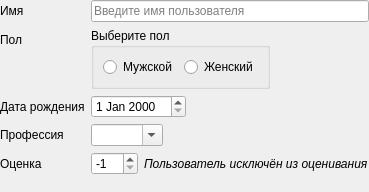
<?xml version="1.0" encoding="UTF-8"?>
<ui version="4.0">
 <class>PersonalDataForm</class>
 <widget class="QWidget" name="PersonalDataForm">
  <property name="geometry">
   <rect>
    <x>0</x>
    <y>0</y>
    <width>346</width>
    <height>192</height>
   </rect>
  </property>
  <property name="windowTitle">
   <string>Form</string>
  </property>
  <layout class="QFormLayout" name="formLayout">
   <property name="leftMargin">
    <number>0</number>
   </property>
   <property name="topMargin">
    <number>0</number>
   </property>
   <property name="rightMargin">
    <number>0</number>
   </property>
   <property name="bottomMargin">
    <number>0</number>
   </property>
   <item row="1" column="1">
    <widget class="QLineEdit" name="nameLineEdit">
     <property name="placeholderText">
      <string>Введите имя пользователя</string>
     </property>
    </widget>
   </item>
   <item row="3" column="1">
    <layout class="QHBoxLayout" name="genderHorizontalLayout">
     <property name="spacing">
      <number>0</number>
     </property>
     <item>
      <widget class="QGroupBox" name="genderGroupBox">
       <property name="title">
        <string>Выберите пол</string>
       </property>
       <layout class="QHBoxLayout" name="horizontalLayout_2">
        <item>
         <widget class="QRadioButton" name="maleRadioButton">
          <property name="text">
           <string>Мужской</string>
          </property>
         </widget>
        </item>
        <item>
         <widget class="QRadioButton" name="femaleRadioButton">
          <property name="text">
           <string>Женский</string>
          </property>
         </widget>
        </item>
       </layout>
      </widget>
     </item>
     <item>
      <spacer name="horizontalSpacer_4">
       <property name="orientation">
        <enum>Qt::Horizontal</enum>
       </property>
       <property name="sizeHint" stdset="0">
        <size>
         <width>40</width>
         <height>20</height>
        </size>
       </property>
      </spacer>
     </item>
    </layout>
   </item>
   <item row="5" column="1">
    <layout class="QHBoxLayout" name="birtdateHorizontalLayout">
     <property name="spacing">
      <number>0</number>
     </property>
     <item>
      <widget class="QDateEdit" name="birthdateEdit"/>
     </item>
     <item>
      <spacer name="horizontalSpacer">
       <property name="orientation">
        <enum>Qt::Horizontal</enum>
       </property>
       <property name="sizeHint" stdset="0">
        <size>
         <width>40</width>
         <height>20</height>
        </size>
       </property>
      </spacer>
     </item>
    </layout>
   </item>
   <item row="7" column="1">
    <layout class="QHBoxLayout" name="professionHorizontalLayout" stretch="0,0">
     <property name="spacing">
      <number>0</number>
     </property>
     <item>
      <widget class="QComboBox" name="professionComboBox">
       <property name="toolTip">
        <string>Если нет подходящей профессии - введите свою</string>
       </property>
       <property name="editable">
        <bool>true</bool>
       </property>
      </widget>
     </item>
     <item>
      <spacer name="horizontalSpacer_2">
       <property name="orientation">
        <enum>Qt::Horizontal</enum>
       </property>
       <property name="sizeHint" stdset="0">
        <size>
         <width>40</width>
         <height>20</height>
        </size>
       </property>
      </spacer>
     </item>
    </layout>
   </item>
   <item row="9" column="1">
    <layout class="QHBoxLayout" name="assessmentHorizontalLayout">
     <property name="spacing">
      <number>6</number>
     </property>
     <item>
      <widget class="QSpinBox" name="assessmentSpinBox">
       <property name="toolTip">
        <string/>
       </property>
       <property name="minimum">
        <number>-1</number>
       </property>
       <property name="maximum">
        <number>100</number>
       </property>
       <property name="value">
        <number>-1</number>
       </property>
      </widget>
     </item>
     <item>
      <widget class="QLabel" name="userExcludedFromAsstimatoionLabel">
       <property name="font">
        <font>
         <italic>true</italic>
        </font>
       </property>
       <property name="text">
        <string>Пользователь исключён из оценивания</string>
       </property>
      </widget>
     </item>
     <item>
      <spacer name="horizontalSpacer_3">
       <property name="orientation">
        <enum>Qt::Horizontal</enum>
       </property>
       <property name="sizeHint" stdset="0">
        <size>
         <width>40</width>
         <height>20</height>
        </size>
       </property>
      </spacer>
     </item>
    </layout>
   </item>
   <item row="1" column="0">
    <widget class="QLabel" name="nameLabel">
     <property name="text">
      <string>Имя</string>
     </property>
     <property name="buddy">
      <cstring>nameLineEdit</cstring>
     </property>
    </widget>
   </item>
   <item row="3" column="0">
    <widget class="QLabel" name="genderLabel">
     <property name="text">
      <string>Пол</string>
     </property>
    </widget>
   </item>
   <item row="5" column="0">
    <widget class="QLabel" name="birthdateLabel">
     <property name="text">
      <string>Дата рождения</string>
     </property>
     <property name="buddy">
      <cstring>birthdateEdit</cstring>
     </property>
    </widget>
   </item>
   <item row="7" column="0">
    <widget class="QLabel" name="professionLabel">
     <property name="text">
      <string>Профессия</string>
     </property>
     <property name="buddy">
      <cstring>professionComboBox</cstring>
     </property>
    </widget>
   </item>
   <item row="9" column="0">
    <widget class="QLabel" name="assessmentLabel">
     <property name="text">
      <string>Оценка</string>
     </property>
     <property name="buddy">
      <cstring>assessmentSpinBox</cstring>
     </property>
    </widget>
   </item>
  </layout>
 </widget>
 <tabstops>
  <tabstop>nameLineEdit</tabstop>
  <tabstop>maleRadioButton</tabstop>
  <tabstop>femaleRadioButton</tabstop>
  <tabstop>birthdateEdit</tabstop>
  <tabstop>professionComboBox</tabstop>
  <tabstop>assessmentSpinBox</tabstop>
 </tabstops>
 <resources/>
 <connections/>
</ui>
